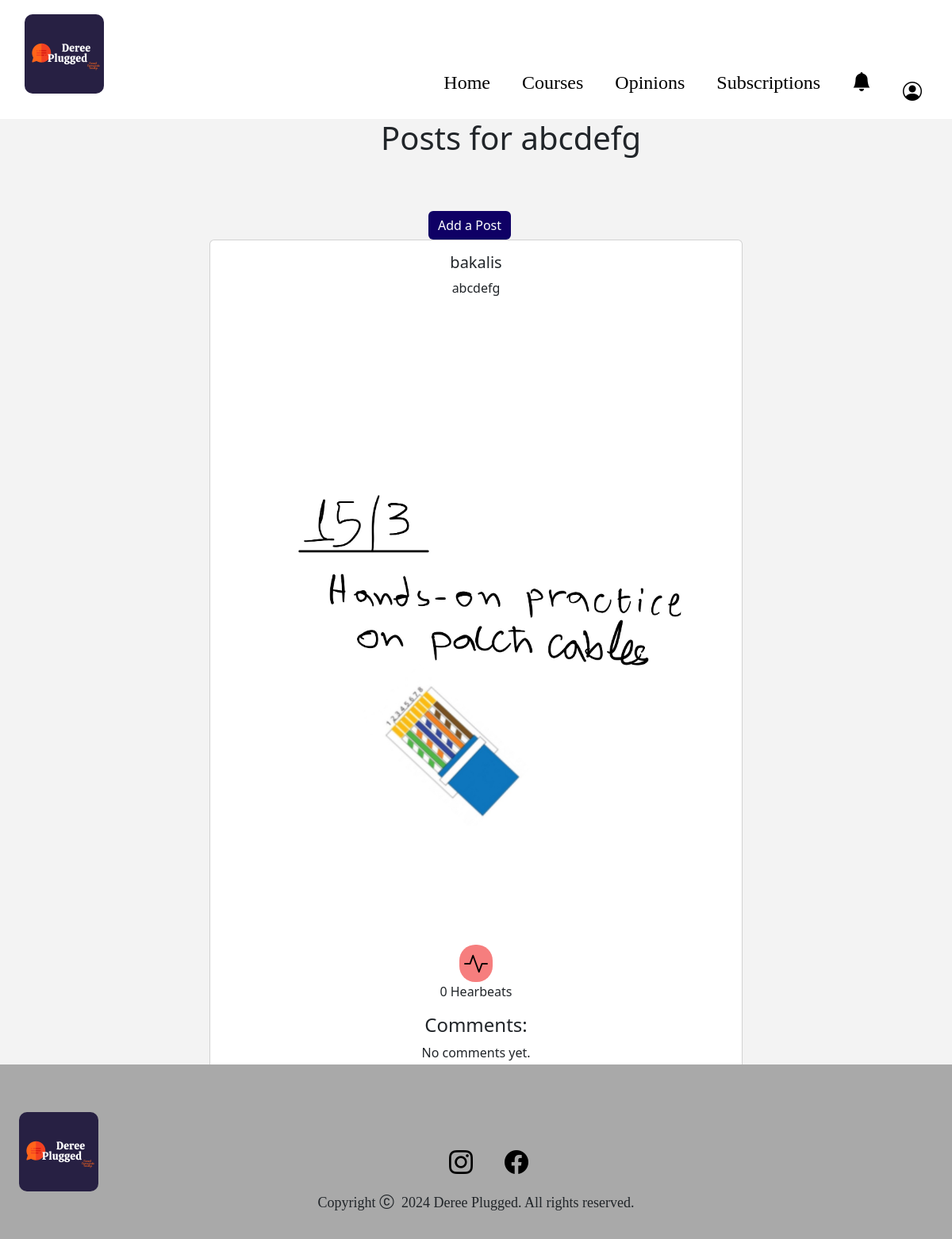
The page /posts/course/1/posts/ on the database as committed earlier.
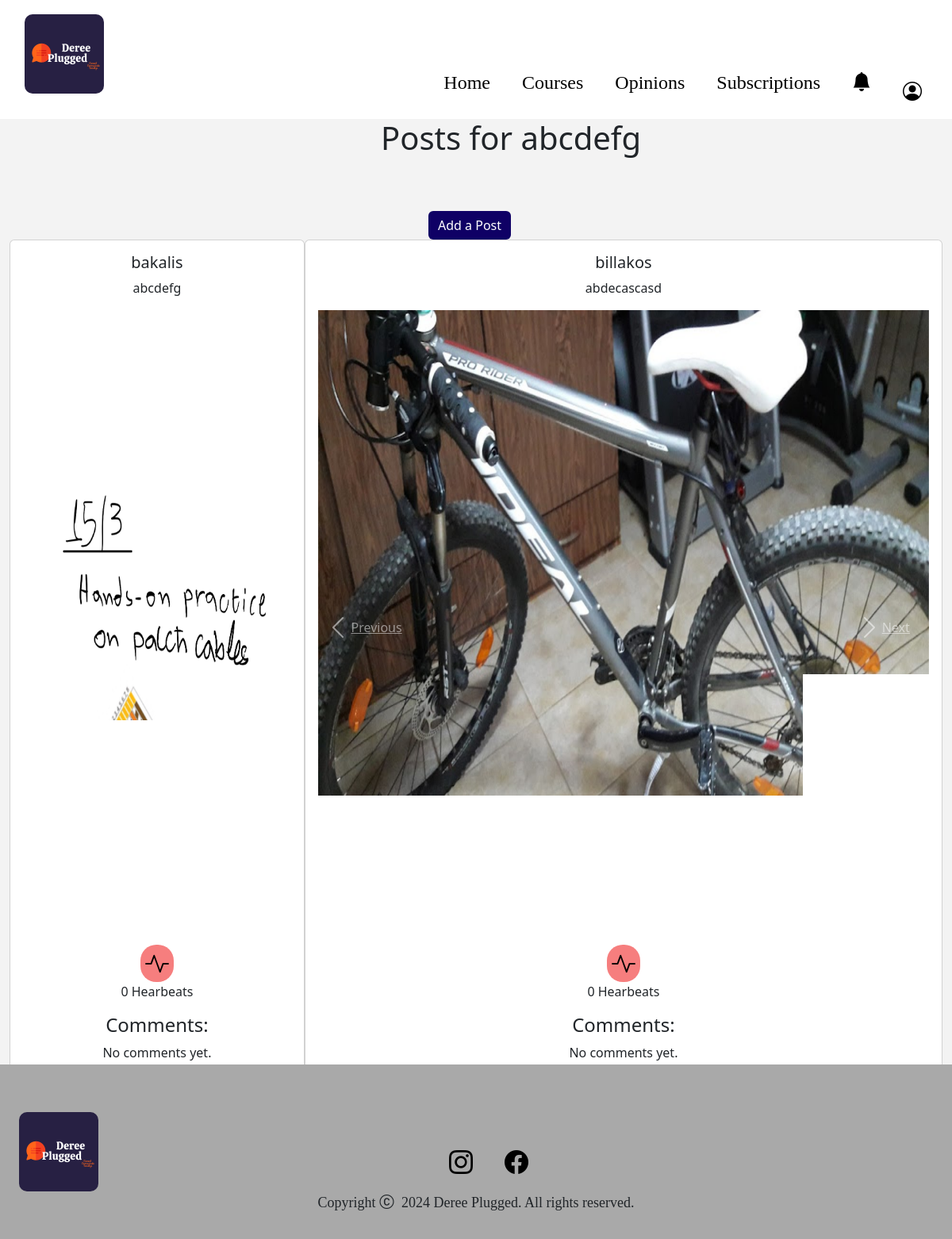
The same page on the database as committed later.
### notes/models.py (models this page shows, shortened)
class Notes(models.Model):# I initialize the title, description etc. for the notes posts
    title = models.CharField(max_length=7)
    description = models.TextField()
    course_field = models.CharField(max_length=3)
    prerequisites = models.CharField(max_length=255, blank=True, null=True)
    corequisites = models.CharField(max_length=255, blank=True, null=True)
    level = models.CharField(max_length=2, blank=True, null=True)
    file = models.FileField(upload_to='media/')

### posts/models.py (models this page shows, shortened)
class Post(models.Model):
    note = models.ForeignKey(Notes, on_delete=models.CASCADE)
    user = models.ForeignKey(User, on_delete=models.CASCADE)
    description = models.TextField()
    image = models.ImageField(upload_to='posts/images/')
    created_at = models.DateTimeField(auto_now_add=True)

class PostImage(models.Model):
    post = models.ForeignKey(Post, on_delete=models.CASCADE, related_name='images')
    image = models.ImageField(upload_to='posts/images/')

### posts/views.py (the view)
# urls.py: path('course/<int:course_id>/posts/', views.course_posts, name='course_posts'),
def course_posts(request, course_id):
    course = get_object_or_404(Notes, id=course_id)
    posts = Post.objects.filter(note=course)
    context = {
        'course': course,
        'posts': posts,
    }
    return render(request, 'notes_posts.html', context)

### templates/notes_posts.html (shortened to what this page needs)
{% extends "index.html" %}
{% load static %}
{% block css %}
<link rel="stylesheet" href="{% static 'css/common.css' %}">
    <link rel="stylesheet" href="{% static 'css/notes_posts.css' %}">
{% endblock %}
{% block body %}
<h1 id="h1_posts">Posts for {{ course.title }}</h1>
<a href="{% url 'add_post' course.id %}" class="btn btn-primary" id="add_post_button">Add a Post</a>
<div class="container-fluid cnt4">
    <div class="posts-list">
        {% for post in posts %}
        <div class="post card" id="card-post">
            <div class="card-body">
                <h5 class="card-title">{{ post.user }}</h5>
                <p class="card-text">{{ post.description }}</p>
                {% if post.images.all %}
                <div id="carousel-{{ post.id }}" class="carousel slide" data-ride="carousel">
                    <div class="carousel-inner">
                        {% for image in post.images.all %}
                        <div class="carousel-item {% if forloop.first %}active{% endif %}">
                            <img src="{{ image.image.url }}" class="d-block w-100" alt="...">
                        </div>
                        {% endfor %}
                    </div>
                    <a class="carousel-control-prev" href="#carousel-{{ post.id }}" role="button" data-slide="prev">
                        <span class="carousel-control-prev-icon" aria-hidden="true"></span>
                        <span class="sr-only">Previous</span>
                    </a>
                    <a class="carousel-control-next" href="#carousel-{{ post.id }}" role="button" data-slide="next">
                        <span class="carousel-control-next-icon" aria-hidden="true"></span>
                        <span class="sr-only">Next</span>
                    </a>
                </div>
                {% endif %}
                <form action="{% url 'like_post' post.id %}" method="post">
                    {% if user in post.likes.all %}
                    <button type="submit">Unlike</button>
                    {% else %}
                    <button type="submit" id="heartbeat_button"><i class="bi bi-activity"></i></button>
                    {% endif %}
                </form>
                <p>{{ post.likes.count }} Hearbeats</p>
                <div class="comments">
                    <h4>Comments:</h4>
                    {% for comment in post.comments.all %}
                    <div class="comment">
                        <p><strong>{{ comment.user.username }}:</strong> {{ comment.text }}</p>
                    </div>
                    {% empty %}
                    <p>No comments yet.</p>
                    {% endfor %}
                </div>
                <form action="{% url 'add_comment' post.id %}" method="post">
                    <button type="submit">Add Comment</button>
                </form>
            </div>
        </div>
        {% endfor %}
    </div>
</div>
{% endblock %}

### templates/index.html (shortened to what this page needs)
<!DOCTYPE html>
<html lang="en">
<head>
    {% load static %}
    <link href="https://cdn.jsdelivr.net/npm/bootstrap@5.3.3/dist/css/bootstrap.min.css" rel="stylesheet">
    {% block css %}{% endblock %}
    <link rel="stylesheet" href="https://cdn.jsdelivr.net/npm/bootstrap-icons@1.11.1/font/bootstrap-icons.css">
</head>
<body>
    {% block navigation_bar %}
    <nav>
        <h1 class="logo"><img src="{% static 'Resources/logo.png' %}"></img></h1>
        <div class="container-fluid cnt">
            <ul>
                <a href="{% url 'home' %}">
                    <li>Home</li>
                </a>
                <a href="{% url 'notes' %}">
                    <li>Courses</li>
                </a>
                <a href="{% url 'opinions' %}">
                    <li>Opinions</li>
                </a>
                <a href="{% url 'cart:product_list' %}">
                    <li>Subscriptions</li>
                </a>
                <a href="{% url 'friend_notifications:friend_requests' %}">
                    <li><i class="bi bi-bell-fill"></i></li>
                </a>
                <li class="profile-dropdown">
                    <a href="#" class="profile-icon"><i class="bi bi-person-circle"></i></a>
                  </li>
                </ul>
            </div>
        </nav>
    <div id="page_container">
        <div id="content_wrap">
        {% endblock %}
        {% block body %}{% endblock %}
            {% block footer %}
        <footer class="container-fluid" >
            <div class="footer_logo">
                <img src="{% static 'Resources/logo.png' %}">
            </div>
            <div class="footer_icons">
                <ul>
                    <li><a href="https://www.instagram.com/deree_acg/" target="_blank"><i class="bi bi-instagram" id="instagram_icon"></i></a></li>
                    <li><a href="https://www.facebook.com/DereeTheAmericanCollegeOfGreece/" target="_blank"><i class="bi bi-facebook"></i></a></li>
                </ul>
            </div>
            <div class="footer_text">
                <p>Copyright<i class="bi bi-c-circle"></i> 2024 Deree Plugged. All rights reserved.</p>
            </div>
        </footer>
        {% endblock %}
    </div>
</body>
</html>

### staticfiles/css/notes_posts.css (style rules this page uses)
body { height: 100%; background-color: rgb(243, 243, 243); overflow-x: hidden ; }
.logo img { max-width: 100px; max-height:100px; border-radius:10px; z-index:999; }
nav { width:100%; background-color: white; position: sticky; top: 0; z-index: 999; padding: 6px; height:150px; }
nav h1 { padding-left:25px; font-family: "PT Serif", serif; margin-top: 1%; position: sticky; }
nav ul { list-style: none; display: flex; justify-content: flex-end; padding: 0; margin: 0; }
nav ul a { list-style: none; display: inline-block; margin-top: -60px; text-decoration: none; font-family: "PT Serif", serif; color: black; position: relative; padding: 20px; font-size: 24px; }
nav ul li { list-style: none; display: inline-block; margin-top:-1.75%; }
nav ul a::after { position: absolute; content: ''; background-color: rgb(15, 0, 101); width: 70%; height: 2px; display: block; transform: scaleX(0); transition: transform .5s ease; }
#page_container { position:relative; min-height: 100vh; }
#content_wrap { padding-bottom: 2.5rem; }
footer { position:absolute; bottom:0; width:100%; height:220px; margin-bottom:-10%; background-color: darkgray; }
footer i { position:inherit; font-size:30px; padding:20px; }
footer ul { display:flex; align-items: center; }
footer ul li { display:inline-block; list-style: none; margin-top:100px; }
.footer_icons { display:flex; align-items: center; justify-content: center; }
.footer_icons a { text-decoration:none; color:black; }
.footer_text { display:flex; align-items: center; justify-content: center; }
.footer_text p { font-size:18px; font-family:'Times New Roman', Times, serif; }
.footer_text i { font-size:18px; margin-left:-15px; margin-right:-15px; }
.footer_logo img { display: flex; position:absolute; width:100px; height:100px; bottom:60px; border-radius: 10%; left:2%; }
#heartbeat_button { background:none; overlay:none; border:none; font-size:30px; background-color: rgb(246, 126, 126); border-radius:20px; }
#add_post_button { display:relative; margin-top:5%; background-color: rgb(15, 0, 101); border:none; margin-left:45%; }
.cnt4 { display: flex; justify-content: center; text-align: center; align-items: center; }
#h1_posts { margin-left:40%; }
.carousel-item img { width: 100%; height: 800px; object-fit:fill; }
.posts-list { display: flex; justify-content: center; align-items: center; }
#card-post { display: flex; justify-content: center; align-items: center; margin:auto; }
.profile-dropdown { position: relative; display: inline-block; }
.profile-icon { font-size: 24px; }

Rows that differ between the two databases and show on the page:
added Post: user "billakos", description "abdecascasd", likes.count "0"
added PostImage: image (picture), shown under "billakos"
